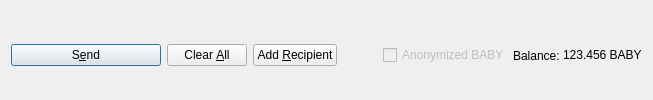
         <widget class="QFrame" name="frame_Send">
          <layout class="QHBoxLayout" name="horizontalLayout">
           <property name="bottomMargin">
            <number>0</number>
           </property>
           <item>
            <widget class="QPushButton" name="sendButton">
             <property name="minimumSize">
              <size>
               <width>150</width>
               <height>0</height>
              </size>
             </property>
             <property name="toolTip">
              <string>Confirm the send action</string>
             </property>
             <property name="text">
              <string>S&amp;end</string>
             </property>
             <property name="icon">
              <iconset resource="../baby.qrc">
               <normaloff>:/icons/send</normaloff>:/icons/send</iconset>
             </property>
             <property name="autoDefault">
              <bool>false</bool>
             </property>
             <property name="default">
              <bool>true</bool>
             </property>
            </widget>
           </item>
           <item>
            <widget class="QPushButton" name="clearButton">
             <property name="sizePolicy">
              <sizepolicy hsizetype="Minimum" vsizetype="Fixed">
               <horstretch>0</horstretch>
               <verstretch>0</verstretch>
              </sizepolicy>
             </property>
             <property name="toolTip">
              <string>Clear all fields of the form.</string>
             </property>
             <property name="text">
              <string>Clear &amp;All</string>
             </property>
             <property name="icon">
              <iconset resource="../baby.qrc">
               <normaloff>:/icons/remove</normaloff>:/icons/remove</iconset>
             </property>
             <property name="autoDefault">
              <bool>false</bool>
             </property>
            </widget>
           </item>
           <item>
            <widget class="QPushButton" name="addButton">
             <property name="toolTip">
              <string>Send to multiple recipients at once</string>
             </property>
             <property name="text">
              <string>Add &amp;Recipient</string>
             </property>
             <property name="icon">
              <iconset resource="../baby.qrc">
               <normaloff>:/icons/add</normaloff>:/icons/add</iconset>
             </property>
             <property name="autoDefault">
              <bool>false</bool>
             </property>
            </widget>
           </item>
           <item>
            <spacer name="horizontalSpacer">
             <property name="orientation">
              <enum>Qt::Horizontal</enum>
             </property>
             <property name="sizeHint" stdset="0">
              <size>
               <width>40</width>
               <height>20</height>
              </size>
             </property>
            </spacer>
           </item>
           <item>
            <layout class="QHBoxLayout" name="horizontalLayout_2">
             <property name="spacing">
              <number>3</number>
             </property>
             <item>
              <widget class="QCheckBox" name="checkzBABY">
               <property name="enabled">
                <bool>false</bool>
               </property>
               <property name="text">
                <string>Anonymized BABY</string>
               </property>
              </widget>
             </item>
             <item>
              <widget class="QLabel" name="label">
               <property name="text">
                <string>Balance:</string>
               </property>
              </widget>
             </item>
             <item>
              <widget class="QLabel" name="labelBalance">
               <property name="sizePolicy">
                <sizepolicy hsizetype="Preferred" vsizetype="Fixed">
                 <horstretch>0</horstretch>
                 <verstretch>0</verstretch>
                </sizepolicy>
               </property>
               <property name="cursor">
                <cursorShape>IBeamCursor</cursorShape>
               </property>
               <property name="text">
                <string notr="true">123.456 BABY</string>
               </property>
               <property name="textInteractionFlags">
                <set>Qt::LinksAccessibleByMouse|Qt::TextSelectableByKeyboard|Qt::TextSelectableByMouse</set>
               </property>
              </widget>
             </item>
            </layout>
           </item>
          </layout>
         </widget>
